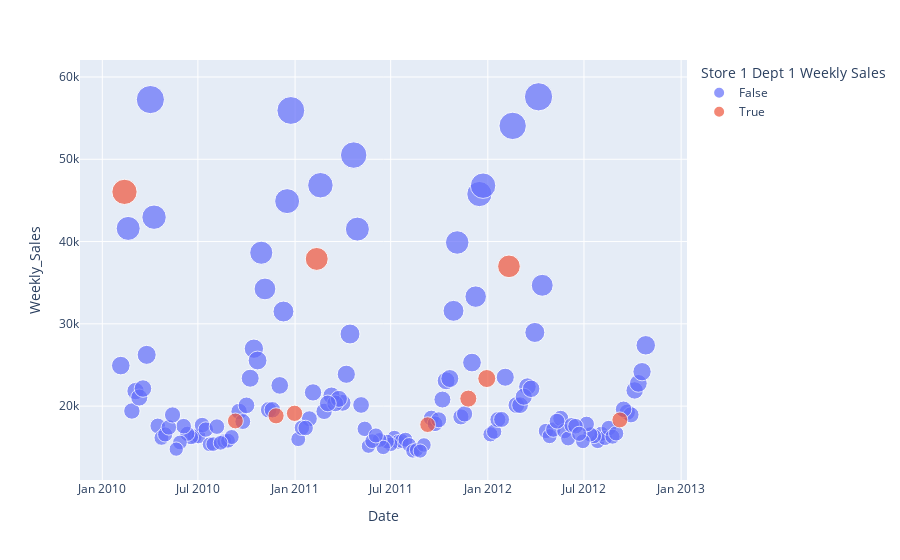

The notebook cell saved with this chart:
### Code cell
# Store #1 Weekly_Sales by Dept

store = df_train[df_train['Store'] == 1].sort_values('Dept')

# Filter Store 1 by Dept 1

store_ = store[store['Dept'] == 1]

# Plot Weekly Sales for Store 1 Dept 1

fig = px.scatter(data_frame=store_, x='Date',
                 y='Weekly_Sales', size='Weekly_Sales', color='IsHoliday')
#,
#                                   # Add columns to the hover information
#                   hover_data=['sepal_length',
#                               'sepal_width', 'petal_width'],
#                   # Add bold variable in hover information
#                   hover_name='species')

fig.update_layout(legend_title_text = "Store 1 Dept 1 Weekly Sales")
fig.update_xaxes(title_text = "Date")

fig.show()

### Figure 1 — Plotly figure (JSON) as saved in the notebook; plotly's stock layout.template omitted (floating-point values rounded to 4 significant figures; data arrays with more than 128 entries replaced by an {"elided": "..."} marker saying what was removed)
{"data": [{"hovertemplate": "IsHoliday=False<br>Date=%{x}<br>Weekly_Sales=%{marker.size}<extra></extra>", "legendgroup": "False", "marker": {"color": "#636efa", "size": {"elided": "133 float values"}, "sizemode": "area", "sizeref": 144.0, "symbol": "circle"}, "mode": "markers", "name": "False", "orientation": "v", "showlegend": true, "type": "scatter", "x": {"elided": "133 str values"}, "xaxis": "x", "y": {"elided": "133 float values"}, "yaxis": "y"}, {"hovertemplate": "IsHoliday=True<br>Date=%{x}<br>Weekly_Sales=%{marker.size}<extra></extra>", "legendgroup": "True", "marker": {"color": "#EF553B", "size": [20910.0, 36990.0, 23350.0, 17750.0, 18320.0, 18190.0, 46040.0, 37890.0, 18820.0, 19120.0], "sizemode": "area", "sizeref": 144.0, "symbol": "circle"}, "mode": "markers", "name": "True", "orientation": "v", "showlegend": true, "type": "scatter", "x": ["2011-11-25", "2012-02-10", "2011-12-30", "2011-09-09", "2012-09-07", "2010-09-10", "2010-02-12", "2011-02-11", "2010-11-26", "2010-12-31"], "xaxis": "x", "y": [20910.0, 36990.0, 23350.0, 17750.0, 18320.0, 18190.0, 46040.0, 37890.0, 18820.0, 19120.0], "yaxis": "y"}], "layout": {"legend": {"itemsizing": "constant", "title": {"text": "Store 1 Dept 1 Weekly Sales"}, "tracegroupgap": 0}, "margin": {"t": 60}, "xaxis": {"anchor": "y", "domain": [0, 1], "title": {"text": "Date"}}, "yaxis": {"anchor": "x", "domain": [0, 1], "title": {"text": "Weekly_Sales"}}}}
